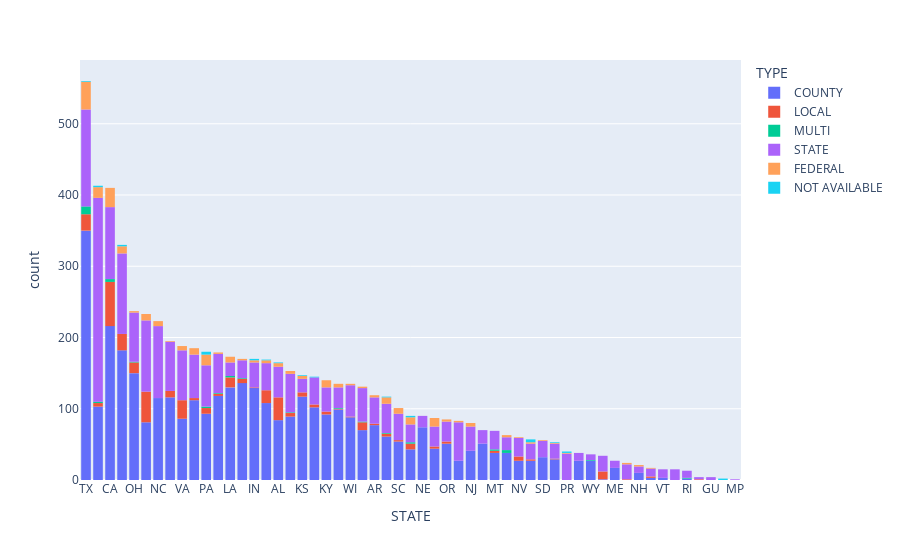

Here is the notebook cell this chart was saved with:
### Code cell
# Plotly method # This is the graph that shows the number of jails in that state
px.histogram(data_import, x="STATE", color="TYPE").update_xaxes(categoryorder="total descending")

### Figure 1 — Plotly figure (JSON) as saved in the notebook; plotly's stock layout.template omitted (floating-point values rounded to 4 significant figures; data arrays with more than 128 entries replaced by an {"elided": "..."} marker saying what was removed)
{"data": [{"alignmentgroup": "True", "bingroup": "x", "hovertemplate": "TYPE=COUNTY<br>STATE=%{x}<br>count=%{y}<extra></extra>", "legendgroup": "COUNTY", "marker": {"color": "#636efa", "pattern": {"shape": ""}}, "name": "COUNTY", "offsetgroup": "COUNTY", "orientation": "v", "showlegend": true, "type": "histogram", "x": {"elided": "3770 str values"}, "xaxis": "x", "yaxis": "y"}, {"alignmentgroup": "True", "bingroup": "x", "hovertemplate": "TYPE=LOCAL<br>STATE=%{x}<br>count=%{y}<extra></extra>", "legendgroup": "LOCAL", "marker": {"color": "#EF553B", "pattern": {"shape": ""}}, "name": "LOCAL", "offsetgroup": "LOCAL", "orientation": "v", "showlegend": true, "type": "histogram", "x": {"elided": "372 str values"}, "xaxis": "x", "yaxis": "y"}, {"alignmentgroup": "True", "bingroup": "x", "hovertemplate": "TYPE=MULTI<br>STATE=%{x}<br>count=%{y}<extra></extra>", "legendgroup": "MULTI", "marker": {"color": "#00cc96", "pattern": {"shape": ""}}, "name": "MULTI", "offsetgroup": "MULTI", "orientation": "v", "showlegend": true, "type": "histogram", "x": ["OK", "PA", "PA", "CA", "AZ", "TX", "MT", "TX", "TX", "TX", "TX", "FL", "CA", "TX", "TX", "TX", "WA", "NM", "NM", "NM", "NM", "FL", "CA", "LA", "TN", "MI", "TX", "OH", "TX", "TX", "WY", "MT", "CA", "CO", "LA", "MS", "AZ", "RI"], "xaxis": "x", "yaxis": "y"}, {"alignmentgroup": "True", "bingroup": "x", "hovertemplate": "TYPE=STATE<br>STATE=%{x}<br>count=%{y}<extra></extra>", "legendgroup": "STATE", "marker": {"color": "#ab63fa", "pattern": {"shape": ""}}, "name": "STATE", "offsetgroup": "STATE", "orientation": "v", "showlegend": true, "type": "histogram", "x": {"elided": "2273 str values"}, "xaxis": "x", "yaxis": "y"}, {"alignmentgroup": "True", "bingroup": "x", "hovertemplate": "TYPE=FEDERAL<br>STATE=%{x}<br>count=%{y}<extra></extra>", "legendgroup": "FEDERAL", "marker": {"color": "#FFA15A", "pattern": {"shape": ""}}, "name": "FEDERAL", "offsetgroup": "FEDERAL", "orientation": "v", "showlegend": true, "type": "histogram", "x": {"elided": "257 str values"}, "xaxis": "x", "yaxis": "y"}, {"alignmentgroup": "True", "bingroup": "x", "hovertemplate": "TYPE=NOT AVAILABLE<br>STATE=%{x}<br>count=%{y}<extra></extra>", "legendgroup": "NOT AVAILABLE", "marker": {"color": "#19d3f3", "pattern": {"shape": ""}}, "name": "NOT AVAILABLE", "offsetgroup": "NOT AVAILABLE", "orientation": "v", "showlegend": true, "type": "histogram", "x": ["FL", "PR", "PA", "VI", "VI", "AZ", "IN", "IN", "GA", "PA", "PA", "IA", "AL", "TX", "MA", "MA", "MA", "CO", "FL", "AZ", "PR", "UT", "MA", "PA", "MN", "GA", "KS"], "xaxis": "x", "yaxis": "y"}], "layout": {"barmode": "relative", "legend": {"title": {"text": "TYPE"}, "tracegroupgap": 0}, "margin": {"t": 60}, "xaxis": {"anchor": "y", "categoryorder": "total descending", "domain": [0, 1], "title": {"text": "STATE"}}, "yaxis": {"anchor": "x", "domain": [0, 1], "title": {"text": "count"}}}}
